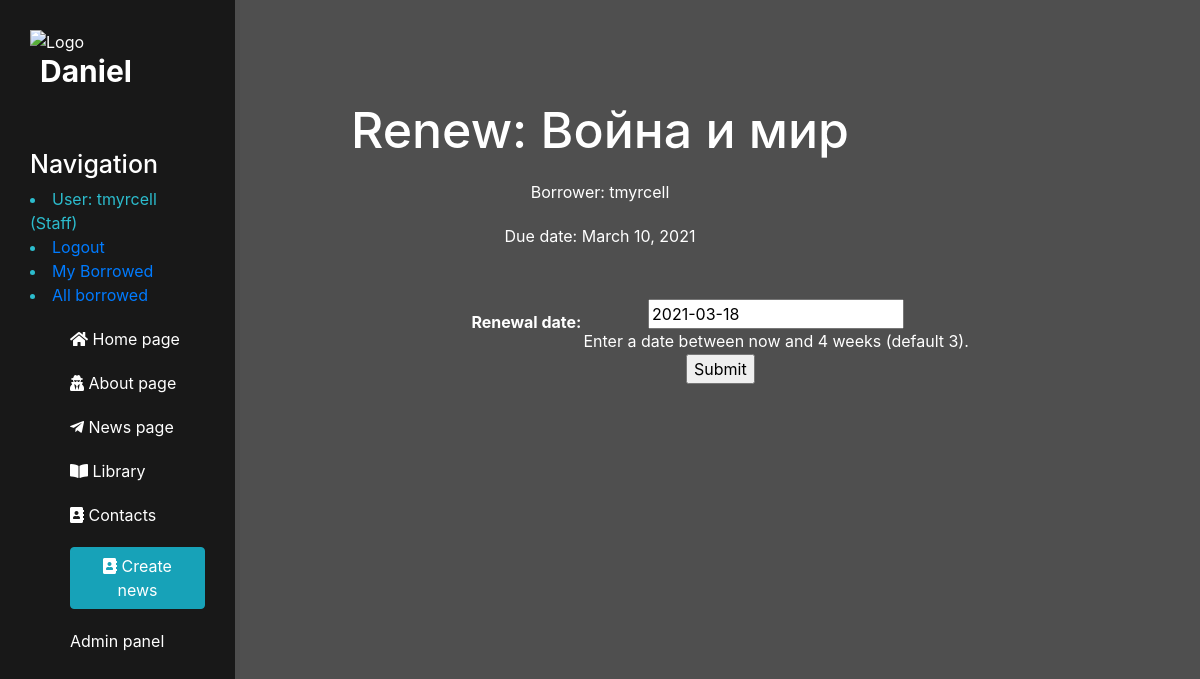
Page /library/book/38a109ff-c620-4a49-8146-960dde454701/renew/ (signed in) on the committed database.
### library/models.py (models this page shows, shortened)
class BookInstance(models.Model):
    id = models.UUIDField(primary_key=True, default=uuid.uuid4,
                          help_text="Unique ID for this particular book across whole library")
    book = models.ForeignKey('Book', on_delete=models.RESTRICT)
    imprint = models.CharField(max_length=200)
    due_back = models.DateField(null=True, blank=True)
    borrower = models.ForeignKey(User, on_delete=models.SET_NULL, null=True, blank=True)
    LOAN_STATUS = (
        ('m', 'Maintenance'),
        ('o', 'On loan'),
        ('a', 'Available'),
        ('r', 'Reserved'),
    )
    status = models.CharField(
        max_length=1,
        choices=LOAN_STATUS,
        blank=True,
        default='m',
        help_text='Book availability')
    class Meta:
        ordering = ["due_back"]
        permissions = (("can_mark_returned", "Set book as returned"),)
    @property
    def is_overdue(self):
        if self.due_back and date.today() > self.due_back:
            return True
        return False

class Book(models.Model):
    title = models.CharField(max_length=200)
    author = models.ForeignKey('Author', on_delete=models.SET_NULL, null=True)
    summary = models.TextField(max_length=1000, help_text="Enter a brief description of the book")
    isbn = models.CharField('ISBN', max_length=13,
                            help_text='13 Character <a href="https://www.isbn-international.org/content/what-isbn'
                                      '">ISBN number</a>')
    genre = models.ManyToManyField(Genre, help_text="Select a genre for this book")
    language = models.ForeignKey('Language', on_delete=models.SET_NULL, null=True)
    class Meta:
        ordering = ['title', 'author']
    def display_genre(self):
        """Creates a string for the Genre. This is required to display genre in Admin."""
        return ', '.join([genre.name for genre in self.genre.all()[:3]])
    display_genre.short_description = 'Genre'

### library/views.py (the view)
# urls.py: path('book/<uuid:pk>/renew/', views.renew_book_librarian, name='renew-book-librarian'),
@login_required
@permission_required('library.can_mark_returned', raise_exception=True)
def renew_book_librarian(request, pk):
    book_inst = get_object_or_404(BookInstance, pk=pk)
    if request.method == 'POST':
        form = RenewBookForm(request.POST)
        if form.is_valid():
            book_inst.due_back = form.cleaned_data['renewal_date']
            book_inst.save()
            return HttpResponseRedirect(reverse('/'))
    else:
        proposed_renewal_date = datetime.date.today() + datetime.timedelta(weeks=3)
        form = RenewBookForm(initial={'renewal_date': proposed_renewal_date, })
    context = {
        'form': form,
        'book_instance': book_inst,
    }
    return render(request, 'library/book_renew_librarian.html', context)

### library/forms.py (shortened to what this page needs)
class RenewBookForm(forms.Form):
    renewal_date = forms.DateField(help_text="Enter a date between now and 4 weeks (default 3).")

### templates/library/book_renew_librarian.html (shortened to what this page needs)
{% extends "main/layout.html" %}
{% block content %}
    <div class="features">
    <h1>Renew: {{ book_instance.book.title }}</h1>
    <p>Borrower: {{book_instance.borrower}}</p>
    <p{% if book_instance.is_overdue %} class="text-danger"{% endif %}>Due date: {{book_instance.due_back}}</p>
    <form action="" method="post">
        <table>
        {{ form.as_table }}
        </table>
        <input type="submit" value="Submit" />
    </form>
    </div>
{% endblock %}

### templates/main/layout.html (shortened to what this page needs)
{% load static %}
<!doctype html>
<html lang="en">
<head>
    <link rel="stylesheet" href="https://stackpath.bootstrapcdn.com/bootstrap/4.5.2/css/bootstrap.min.css">
    <link rel="stylesheet" href="{% static 'main/css/main.css' %}">
    <link rel="stylesheet" href="https:/use.fontawesome.com/releases/v5.8.2/css/all.css">
</head>
<body>
    <aside>
        <img src="{% static 'main/img/Hezarfen-Space-Logo.png' %}" alt="Logo">
        <span class="logo">
            Daniel
        </span>
        <h3>Navigation</h3>
        {% if user.is_authenticated %}
        <li>
            User: {{ user.get_username }}
            {% if user.is_staff %}
                (Staff)
            {% endif %}
        </li>
            <li><a href="{% url 'logout'%}?next={{request.path}}">Logout</a></li>
            <li><a href="{% url 'my-borrowed' %}">My Borrowed</a></li>
            {% if user.is_staff %}
                    {% if perms.catalog.can_mark_returned %}
                         <li><a href="{% url 'all-borrowed' %}">All borrowed</a></li>
                    {% endif %}
            {% endif %}
        {% else %}
        <li><a href="{% url 'login'%}?next={{request.path}}">Login</a></li>
        {% endif %}
        {% block sidebar %}
        <ul>
            <a href="{% url 'home' %}"><li><i class="fas fa-home"></i> Home page</li></a>
            <a href="{% url 'about' %}"><li><i class="fas fa-user-secret"></i> About page</li></a>
            <a href="{% url 'news_home' %}"><li><i class="fab fa-telegram-plane"></i> News page</li></a>
            <a href="{% url 'library_home' %}"><li><i class="fas fa-book-open"></i> Library</li></a>
            <a href="{% url 'contacts' %}"><li><i class="fas fa-address-book"></i> Contacts</li></a>
            <a href="{% url 'create' %}"><li><button class="btn btn-info"> <i class="fas fa-address-book"></i> Create news</button></li></a>
            <a href="{% url 'admin' %}"><li>Admin panel</li></a>
        </ul>
        {% endblock %}
    </aside>
    <main>
        {% block content%}
        {% endblock %}
    </main>
</body>
</html>

### static/main/css/main.css (style rules this page uses)
body { background: #4f4f4f; }
aside { float: left; background: #181818; width: 20%; padding: 2.5%; height: 100vh; color: #fff; border-right: 5px solid #4d4d4d; }
main { margin-left: 20%; }
aside img { width: 100px; float: left; }
aside .logo { font-size: 30px; margin-left: 10px; font-weight: bold; position: relative; top: -5px; }
aside li { color: #2CBCCD; }
aside h3 { margin-top: 50px; font-size: 25px; }
aside ul { list-style: none; }
aside ul li { color: #fff; display: block; margin-top: 20px; transition: transform .6s ease; }
main .features { float: left; color: #fff; margin-top: 100px; text-align: center; width: 75%; }
main .features h1 { font-size: 50px; }
main .features p { max-width: 400px; margin: 20px auto; }
form { margin-left: 32%; width: 500px; margin-top: 50px; }

### rows in the picture
BookInstance: book "Война и мир", borrower "tmyrcell", due_back "March 10, 2021"

### other values in the picture
{{ user.get_username }} "tmyrcell"
